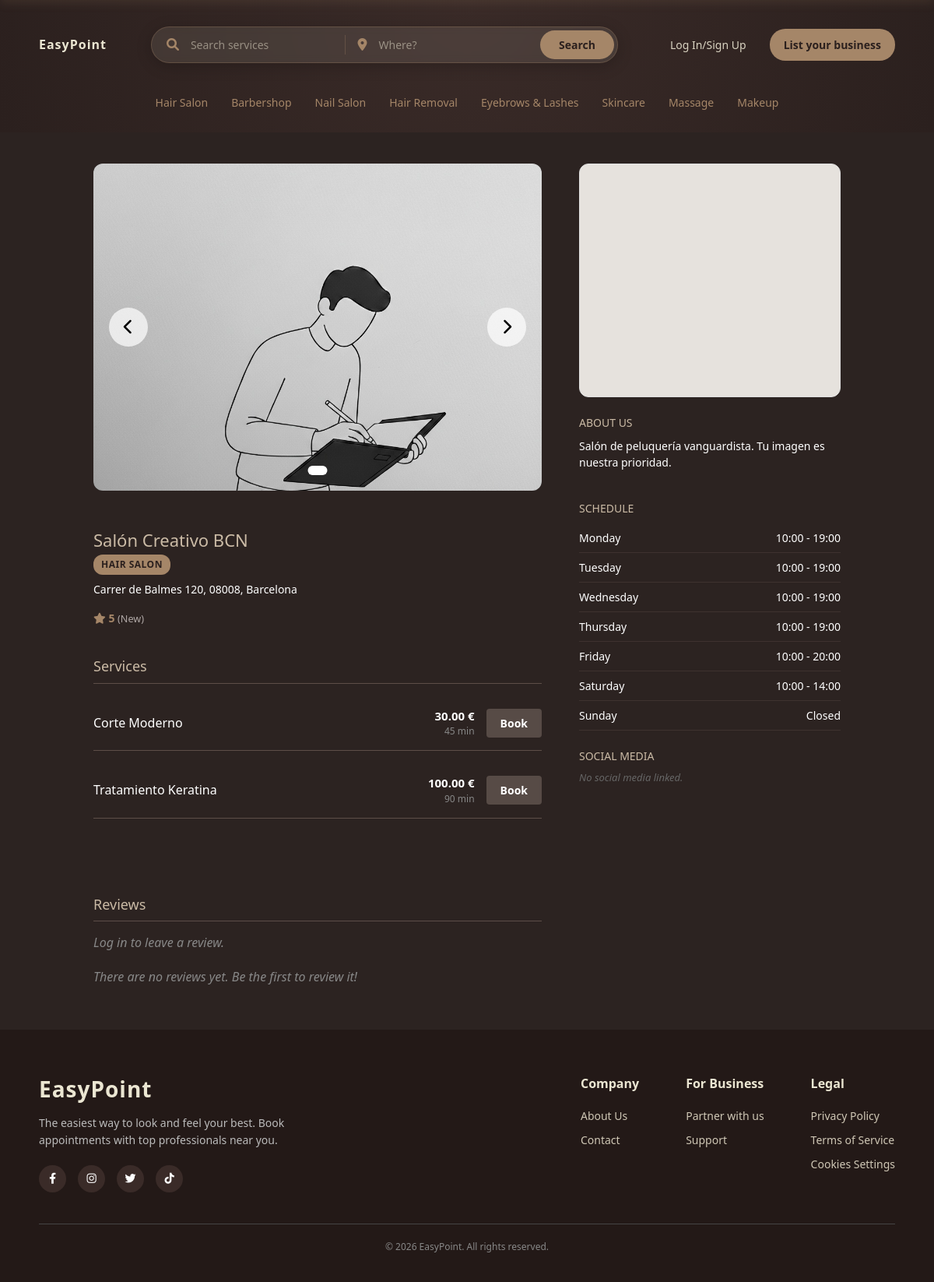
Screenshot of /index.php?action=view_business&id=102 with the database file from the repository.
### tables this page shows
CREATE TABLE `business_profiles` (
  `id` int NOT NULL,
  `user_id` int NOT NULL,
  `description` text,
  `business_type` varchar(50) DEFAULT 'General',
  `logo_url` varchar(255) DEFAULT NULL,
  `banner_url` varchar(255) DEFAULT NULL,
  `opening_hours` json DEFAULT NULL,
  `website` varchar(100) DEFAULT NULL,
  `instagram_link` varchar(255) DEFAULT NULL,
  `facebook_link` varchar(255) DEFAULT NULL,
  `twitter_link` varchar(255) DEFAULT NULL,
  `tiktok_link` varchar(255) DEFAULT NULL,
  `created_at` timestamp NULL DEFAULT CURRENT_TIMESTAMP,
  `updated_at` timestamp NULL DEFAULT CURRENT_TIMESTAMP ON UPDATE CURRENT_TIMESTAMP,
  `is_public` tinyint(1) DEFAULT '0'
);

CREATE TABLE `users` (
  `id` int NOT NULL,
  `username` varchar(50) NOT NULL,
  `email` varchar(100) NOT NULL,
  `password` varchar(255) NOT NULL,
  `role` enum('admin','user','store') DEFAULT 'user',
  `is_confirmed` tinyint(1) DEFAULT '0',
  `token` varchar(100) DEFAULT NULL,
  `reset_token` varchar(100) DEFAULT NULL,
  `reset_token_expires` datetime DEFAULT NULL,
  `created_at` timestamp NULL DEFAULT CURRENT_TIMESTAMP,
  `business_name` varchar(100) DEFAULT NULL,
  `address` varchar(255) DEFAULT NULL,
  `postal_code` varchar(10) DEFAULT NULL,
  `phone` varchar(20) DEFAULT NULL,
  `city` varchar(100) DEFAULT NULL
);

CREATE TABLE `services` (
  `id` int NOT NULL,
  `user_id` int NOT NULL,
  `name` varchar(100) NOT NULL,
  `price` decimal(10,2) NOT NULL,
  `duration` int NOT NULL,
  `created_at` timestamp NULL DEFAULT CURRENT_TIMESTAMP
);

### controllers/UserController.php (called while the page is built, shortened)
<?php
require_once __DIR__ . '/../models/user.php';
require_once __DIR__ . '/../models/service.php';
class UserController
{
    public function viewBusiness()
    {
        $businessId = $_GET['id'] ?? null;
        $userModel = new User();
        $galleryImages = $userModel->getBusinessGallery($businessId);
        require_once __DIR__ . '/../views/business-service.php';
    }
}
?>

### index.php (called while the page is built, shortened)
<?php
require_once __DIR__ . '/controllers/UserController.php';
require_once __DIR__ . '/models/service.php';
include "views/action-switch.php";
?>
    <?php include "views/footer.php" ?>

### models/user.php (called while the page is built, shortened)
<?php
require_once __DIR__ . '/Database.php';
class User
{
    private $conn;
    private $table_name = "users";
    public function __construct()
    {
        $database = new Database();
        $this->conn = $database->getConnection();
    }
    public function getFullProfile($userId)
    {
        $query = "SELECT u.*,
                     bp.id as business_profile_id,
                     bp.description, bp.business_type, bp.logo_url, bp.banner_url,
                     bp.opening_hours, bp.is_public,
                     bp.website, bp.instagram_link, bp.facebook_link, bp.twitter_link, bp.tiktok_link
              FROM " . $this->table_name . " u
              LEFT JOIN business_profiles bp ON u.id = bp.user_id
              WHERE u.id = :id LIMIT 1";
        $stmt = $this->conn->prepare($query);
        $stmt->bindParam(":id", $userId);
        $stmt->execute();
        return $stmt->fetch(PDO::FETCH_ASSOC);
    }
    public function getReviews($businessProfileId)
    {
        try {
            $query = "SELECT r.*, u.username
                      FROM reviews r
                      JOIN users u ON r.user_id = u.id
                      WHERE r.business_profile_id = :pid
                      ORDER BY r.created_at DESC";
            $stmt = $this->conn->prepare($query);
            $stmt->bindParam(':pid', $businessProfileId);
            $stmt->execute();
            return $stmt->fetchAll(PDO::FETCH_ASSOC);
        } catch (PDOException $e) {
            error_log("Error fetching reviews: " . $e->getMessage());
            return [];
        }
    }
}
?>

### models/Database.php (called while the page is built, shortened)
<?php
class Database
{
    private $host;
    private $db_name;
    private $username;
    private $password;
    public function __construct()
    {
        $this->host = DB_HOST;
        $this->db_name = DB_NAME;
        $this->username = DB_USER;
        $this->password = DB_PASS;
    }
    public function getConnection()
    {
        $this->conn = null;
        try {
            $this->conn = new PDO(
                "mysql:host=" . $this->host . ";dbname=" . $this->db_name . ";charset=utf8mb4",
                $this->username,
                $this->password
            );
            $this->conn->setAttribute(PDO::ATTR_ERRMODE, PDO::ERRMODE_EXCEPTION);
        } catch (PDOException $exception) {
            error_log("Connection error: " . $exception->getMessage());
        }
        return $this->conn;
    }
}

### models/service.php (called while the page is built, shortened)
<?php
require_once __DIR__ . '/Database.php';
class Service
{
    private $conn;
    private $table_name = "services";
    public function __construct()
    {
        $database = new Database();
        $this->conn = $database->getConnection();
    }
    public function getAllByUserId($userId)
    {
        $query = "SELECT * FROM " . $this->table_name . " WHERE user_id = :uid ORDER BY created_at DESC";
        $stmt = $this->conn->prepare($query);
        $stmt->bindParam(":uid", $userId);
        $stmt->execute();
        return $stmt->fetchAll(PDO::FETCH_ASSOC);
    }
}

### views/business-service.php (the view, shortened to what this page needs)
<?php
require_once __DIR__ . '/../models/service.php';
require_once __DIR__ . '/../models/user.php';
$storeId = $_GET['id'];
$userModel = new User();
$store = $userModel->getFullProfile($storeId);
$reviews = $userModel->getReviews($store['business_profile_id']);
$averageRating = 5.0;
$totalReviews = count($reviews);
$serviceModel = new Service();
$storeServices = $serviceModel->getAllByUserId($storeId);
?>
<!DOCTYPE html>
<html lang="es">
<head>
    <link href="https://cdnjs.cloudflare.com/ajax/libs/font-awesome/6.0.0/css/all.min.css" rel="stylesheet">
    <link href="https://cdn.jsdelivr.net/npm/bootstrap@5.3.0/dist/css/bootstrap.min.css" rel="stylesheet">
    <link rel="stylesheet" href="../public/css/styles-business-service.css">
</head>
<body>
    <header>
        <?php include "views/navigation-bar.php"; ?>
    </header>
    <div class="main-container">
        <div class="left-panel">
            <div class="gallery-carousel-wrapper">
                <div class="carousel-main">
                    <button class="carousel-control prev" id="btnPrev">
                        <i class="fas fa-chevron-left"></i>
                    </button>
                    <button class="carousel-control next" id="btnNext">
                        <i class="fas fa-chevron-right"></i>
                    </button>
                    <div class="carousel-track" id="carouselTrack">
                        <?php if (!empty($galleryImages)): ?>
                            <?php foreach ($galleryImages as $image): ?>
                                <div class="carousel-slide">
                                    <img src="/public/<?php echo htmlspecialchars($image['image_url']); ?>" alt="Gallery Image">
                                </div>
                            <?php endforeach; ?>
                        <?php else: ?>
                            <div class="carousel-slide">
                                <img src="../public/assets/images/img-resource-1.jpeg" alt="Default Image">
                            </div>
                        <?php endif; ?>
                    </div>
                    <div class="carousel-dots" id="carouselDots">
                    </div>
                </div>
            </div>
            <div class="business-title">
                <h1><?php echo htmlspecialchars($store['business_name']); ?></h1>
                <?php if (!empty($store['business_type']) && $store['business_type'] !== 'General'): ?>
                    <span
                        style="background-color: #a58668; color: #2b201e; padding: 4px 10px; border-radius: 12px; font-size: 12px; font-weight: bold; text-transform: uppercase; letter-spacing: 0.5px; display: inline-block; margin-bottom: 8px;">
                        <?php echo htmlspecialchars($store['business_type']); ?>
                    </span>
                <?php endif; ?>
                <p>
                    <?php
                    $parts = [];
                    if (!empty($store['address']))
                        $parts[] = $store['address'];
                    if (!empty($store['postal_code']))
                        $parts[] = $store['postal_code'];
                    if (!empty($store['city']))
                        $parts[] = $store['city'];
                    echo htmlspecialchars(implode(', ', $parts));
                    ?>
                </p>
                <div class="stars" style="color: #a58668; font-weight: bold;">
    <i class="fas fa-star"></i> <?php echo $averageRating; ?>
    <span style="color:#b0a8a6; font-weight: normal; font-size: 0.9em;">
        <?php if ($totalReviews > 0): ?>
            (<?php echo $totalReviews; ?> opinions)
        <?php else: ?>
            (New)
        <?php endif; ?>
    </span>
</div>
            </div>
            <div>
                <h2 class="section-title">Services</h2>
                <?php if (empty($storeServices)): ?>
                    <p style="color: #888; font-style: italic;">No services listed yet.</p>
                <?php else: ?>
                    <div style="display: flex; flex-direction: column; gap: 15px; margin-top: 15px;">
                        <?php foreach ($storeServices as $service): ?>
                            <div class="service-row"
                                style="display: flex; justify-content: space-between; align-items: center; padding-bottom: 15px;">
                                <h4 style="margin: 0; font-size: 16px; color: #ffffff; flex: 1;">
                                    <?php echo htmlspecialchars($service['name']); ?>
                                </h4>
                                <div style="display: flex; align-items: center; gap: 15px;">
                                    <div class="service-details" style="text-align: right;">
                                        <span class="price-tag" style="display: block; font-weight: bold; font-size: 15px;">
                                            <?php echo htmlspecialchars($service['price']); ?> €
                                        </span>
                                        <span class="duration-tag" style="font-size: 12px; color: #888;">
                                            <?php echo htmlspecialchars($service['duration']); ?> min
                                        </span>
                                    </div>
                                    <a href="../index.php?action=book&service_id=<?php echo htmlspecialchars($service['id']); ?>&store_id=<?php echo htmlspecialchars($storeId); ?>"
                                        class="book-btn">
                                        Book
                                    </a>
                                </div>
                            </div>
                        <?php endforeach; ?>
                    </div>
                <?php endif; ?>
            </div>
            <div class="reviews-section" style="margin-top: 40px; padding-top: 20px;">
    <h2 class="section-title">Reviews</h2>
    <?php if (isset($_SESSION['user_id'])): ?>
        <form id="review-form" style="background: #2b201e; padding: 20px; border-radius: 12px; margin-bottom: 30px;">
            <h3 style="color: #cbbba6; margin-top: 0;">Give a review</h3>
<input type="hidden" name="business_id" value="<?php echo htmlspecialchars($store['business_profile_id']); ?>">
            <div class="star-rating" style="font-size: 24px; color: #a58668; margin-bottom: 15px; cursor: pointer;">
                <i class="far fa-star" data-rating="1"></i>
                <i class="far fa-star" data-rating="2"></i>
                <i class="far fa-star" data-rating="3"></i>
                <i class="far fa-star" data-rating="4"></i>
                <i class="far fa-star" data-rating="5"></i>
                <input type="hidden" name="rating" id="rating-value" value="0">
            </div>
            <textarea name="comment" maxlength="500" placeholder="Write your comment here (max. 500 characters)..."
    style="width: 100%; padding: 10px; border-radius: 8px; background: #3d2d2a; color: white; border: 1px solid #a58668; margin-bottom: 10px; resize: vertical; min-height: 80px;"></textarea>
            <button type="submit" class="book-btn" style="width: auto; padding: 10px 25px;">Send Review</button>
        </form>
    <?php else: ?>
        <p style="color: #888; font-style: italic;">Log in to leave a review.</p>
    <?php endif; ?>
    <div id="reviews-list" style="margin-top: 20px;">
    <?php if (empty($reviews)): ?>
        <p style="color: #888; font-style: italic;">There are no reviews yet. Be the first to review it!</p>
    <?php endif; ?>
</div>
</div>
        </div>
        <div class="right-panel">
            <div class="map-box"
                style="padding: 0; overflow: hidden; height: 300px; border-radius: 12px; border: 1px solid #e0e0e0;">
                <?php
                $mapParts = [];
                if (!empty($store['address']))
                    $mapParts[] = trim($store['address']);
                if (!empty($store['postal_code']))
                    $mapParts[] = trim($store['postal_code']);
                if (!empty($store['city']))
                    $mapParts[] = trim($store['city']);
                if (!empty($mapParts)) {
                    $addressString = implode(', ', $mapParts) . ", España";
                } else {
                    $addressString = "Valencia, España";
                }
                $encodedAddress = urlencode($addressString);
                ?>
                <iframe width="100%" height="100%" style="border:0;" loading="lazy" allowfullscreen
                    src="https://maps.google.com/maps?q=<?php echo $encodedAddress; ?>&t=&z=15&ie=UTF8&iwloc=&output=embed">
                </iframe>
            </div>
            <div>
                <h3 class="info-header">About Us</h3>
                <p style="font-size: 14px; line-height: 1.5;">
                    <?php echo nl2br(htmlspecialchars($store['description'] ?? 'No description available.')); ?>
                </p>
            </div>
            <div>
                <h3 class="info-header">Schedule</h3>
                <div>
                    <?php
                    $schedule = json_decode($store['opening_hours'] ?? '', true);
                    $orderedDays = ['monday', 'tuesday', 'wednesday', 'thursday', 'friday', 'saturday', 'sunday'];
                    if ($schedule && is_array($schedule)):
                        foreach ($orderedDays as $day):
                            if (isset($schedule[$day])):
                                $dayData = $schedule[$day];
                                $hoursText = "Closed";
                                $isActive = !empty($dayData['active']) && $dayData['active'] == true;
                                if ($isActive) {
                                    $open = $dayData['open'] ?? '';
                                    $close = $dayData['close'] ?? '';
                                    if ($open && $close) {
                                        $hoursText = $open . ' - ' . $close;
                                    }
                                }
                                ?>
                                <div class="schedule-row">
                                    <span><?php echo htmlspecialchars(ucfirst($day)); ?></span>
                                    <span><?php echo htmlspecialchars($hoursText); ?></span>
                                </div>
                                <?php
                            endif;
                        endforeach;
                    else: ?>
                        <p style="font-size: 13px; color: #666;">Schedule not available.</p>
                    <?php endif; ?>
                </div>
            </div>
            <div>
                <h3 class="info-header">Social Media</h3>
                <div style="display: flex; gap: 15px; flex-wrap: wrap;">
                    <?php
                    $hasSocial = false;
                            ?>
                        <?php
                    if (!$hasSocial): ?>
                        <p style="font-size: 13px; color: #666; font-style: italic;">No social media linked.</p>
                    <?php endif; ?>
                </div>
            </div>
        </div>
    </div>
<?php include "views/footer.php" ?>
</body>
</html>

### rows the page displays
business_profiles: user.business_name "Salón Creativo BCN", business_type "HAIR SALON", description "Salón de peluquería vanguardista. Tu imagen es nuestra prioridad.", opening_hours "10:00 - 19:00", opening_hours "10:00 - 20:00", opening_hours "10:00 - 14:00"
services: name "Corte Moderno", price "30.00", duration "45"
services: name "Tratamiento Keratina", price "100.00", duration "90"

### other values shown
$cat "Hair Salon"
$cat "Barbershop"
$cat "Nail Salon"
$cat "Hair Removal"
$cat "Eyebrows & Lashes"
$cat "Skincare"
$cat "Massage"
$cat "Makeup"
implode(', ', $parts) "Carrer de Balmes 120, 08008, Barcelona"
$averageRating "5"
$day "Monday"
$day "Tuesday"
$day "Wednesday"
$day "Thursday"
$day "Friday"
